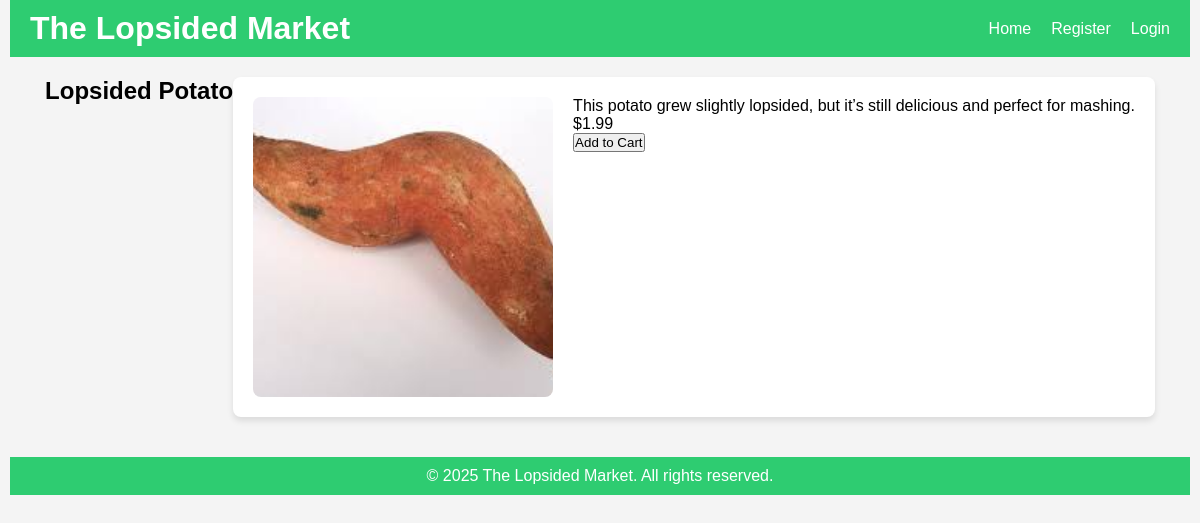
The app's page /product/2 with its own data.
### models.py (models this page shows)
class Product(db.Model):
    id = db.Column(db.Integer, primary_key=True)  # Unique ID for each product
    name = db.Column(db.String(150), nullable=False)  # Name of the product
    description = db.Column(db.String(300))  # Optional product description
    price = db.Column(db.Float, nullable=False)  # Price of the product
    image_url = db.Column(db.String(150), nullable=False)  # URL for product image

### app.py (the view)
@app.route('/product/<int:product_id>')
def product_page(product_id):
    product = Product.query.get_or_404(product_id)  # Get product by ID from the database
    return render_template('product_page.html', product=product)  # Render product details page

### templates/product_page.html (shortened to what this page needs)
<!DOCTYPE html>
<html lang="en">
<head>
    <link rel="stylesheet" href="{{ url_for('static', filename='styles.css') }}">
</head>
<body>
    <header class="header">
        <div class="logo">
            <h1>The Lopsided Market</h1>
        </div>
        <nav class="nav">
            <ul>
                <li><a href="{{ url_for('home') }}">Home</a></li>
                <li><a href="{{ url_for('register') }}">Register</a></li>
                <li><a href="{{ url_for('login') }}">Login</a></li>
            </ul>
        </nav>
    </header>
    <main class="product-detail-container">
        <h2>{{ product.name }}</h2>
        <div class="product-detail-card">
            <img src="{{ url_for('static', filename='images/' + product.image_url) }}" alt="{{ product.name }}" class="product-detail-image">
            <div class="product-detail-info">
                <p>{{ product.description }}</p>
                <p class="price">${{ product.price }}</p>
                <form action="{{ url_for('add_to_cart', product_id=product.id) }}" method="POST">
                    <button type="submit" class="btn">Add to Cart</button>
                </form>
            </div>
        </div>
    </main>
    <footer class="footer">
        <p>&copy; 2025 The Lopsided Market. All rights reserved.</p>
    </footer>
</body>
</html>

### static/styles.css (style rules this page uses)
* { margin: 0; padding: 0; box-sizing: border-box; }
body { font-family: Arial, sans-serif; background-color: #f4f4f4; padding: 0 10px; }
.header { background-color: #2ecc71; padding: 10px 20px; color: white; display: flex; justify-content: space-between; align-items: center; }
nav ul { list-style-type: none; padding: 0; display: flex; justify-content: center; }
nav ul li { margin-left: 20px; }
nav ul li a { text-decoration: none; color: white; font-size: 16px; }
footer { background-color: #333; color: white; text-align: center; padding: 10px; }
.product-detail-container { padding: 20px; display: flex; justify-content: center; }
.product-detail-card { background-color: white; padding: 20px; display: flex; justify-content: center; gap: 20px; box-shadow: 0 4px 6px rgba(0, 0, 0, 0.1); border-radius: 8px; }
.product-detail-image { width: 300px; height: 300px; object-fit: cover; border-radius: 8px; }
.footer { text-align: center; padding: 10px; background-color: #2ecc71; color: white; margin-top: 20px; }

### records on screen
Product: name "Lopsided Potato", image_url (picture), description "This potato grew slightly lopsided, but it’s still delicious and perfect for mashing.", price "1.99"
